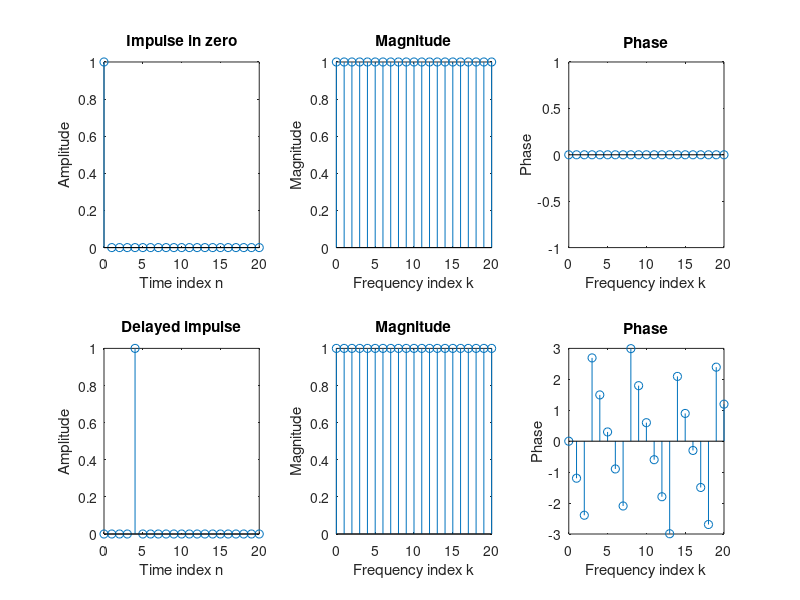

Recreate this plot in MATLAB.
N = 21;
M = 21;
u = [1 zeros(1,N-1)];
U = fft(u,M);
figure(1);
subplot(2,3,1);   n = 0:1:N-1;   stem(n,u);
title('Impulse in zero'); 
xlabel('Time index n'); ylabel('Amplitude')
subplot(2,3,2);   k = 0:1:M-1;   stem(k,abs(U));
title('Magnitude'); 
xlabel('Frequency index k'); ylabel('Magnitude')
subplot(2,3,3);   stem(k,angle(U));
title('Phase'); 
xlabel('Frequency index k'); ylabel('Phase')

u = [zeros(1,4) 1 zeros(1,N-5)]; 
U = fft(u,M);
subplot(2,3,4);   n = 0:1:N-1;   stem(n,u);
title('Delayed impulse'); 
xlabel('Time index n'); ylabel('Amplitude')
subplot(2,3,5);   k = 0:1:M-1;   stem(k,abs(U));
title('Magnitude'); 
xlabel('Frequency index k'); ylabel('Magnitude')
subplot(2,3,6);   stem(k,angle(U));
title('Phase'); 
xlabel('Frequency index k'); ylabel('Phase')
pause;
